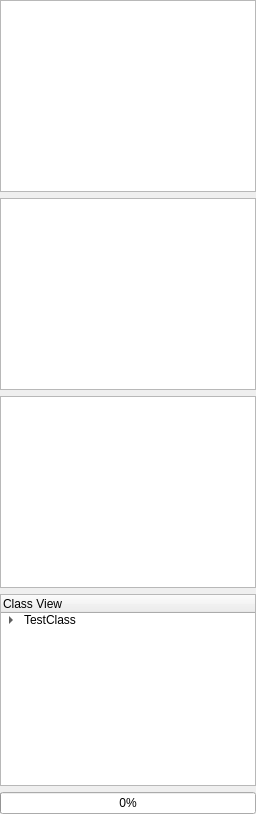
      <widget class="QWidget" name="pageProject">
       <layout class="QVBoxLayout" name="verticalLayout_2">
        <property name="leftMargin">
         <number>0</number>
        </property>
        <property name="topMargin">
         <number>0</number>
        </property>
        <property name="rightMargin">
         <number>0</number>
        </property>
        <property name="bottomMargin">
         <number>0</number>
        </property>
        <item>
         <widget class="ToDoTableView" name="toDoTableView">
          <attribute name="horizontalHeaderVisible">
           <bool>false</bool>
          </attribute>
          <attribute name="horizontalHeaderStretchLastSection">
           <bool>true</bool>
          </attribute>
          <attribute name="verticalHeaderVisible">
           <bool>false</bool>
          </attribute>
         </widget>
        </item>
        <item>
         <widget class="QTreeView" name="projectTreeView">
          <attribute name="headerStretchLastSection">
           <bool>true</bool>
          </attribute>
         </widget>
        </item>
        <item>
         <widget class="RequirementTreeView" name="specificationView"/>
        </item>
        <item>
         <widget class="QTreeWidget" name="treeClassView">
          <column>
           <property name="text">
            <string>Class View</string>
           </property>
          </column>
          <item>
           <property name="text">
            <string>TestClass</string>
           </property>
           <property name="icon">
            <iconset resource="ui_images.qrc">
             <normaloff>:/images/toolbar_images/folder.png</normaloff>:/images/toolbar_images/folder.png</iconset>
           </property>
           <item>
            <property name="text">
             <string>gender</string>
            </property>
            <item>
             <property name="text">
              <string>FEMALE int</string>
             </property>
            </item>
            <item>
             <property name="text">
              <string>MALE int</string>
             </property>
            </item>
           </item>
           <item>
            <property name="text">
             <string>Student</string>
            </property>
            <property name="icon">
             <iconset resource="ui_images.qrc">
              <normaloff>:/images/toolbar_images/class.svg</normaloff>:/images/toolbar_images/class.svg</iconset>
            </property>
            <item>
             <property name="text">
              <string>Student(std::string, int)</string>
             </property>
             <property name="icon">
              <iconset resource="ui_images.qrc">
               <normaloff>:/images/toolbar_images/memberfunc.svg</normaloff>:/images/toolbar_images/memberfunc.svg</iconset>
             </property>
            </item>
            <item>
             <property name="text">
              <string>calculateAgerage() const</string>
             </property>
             <property name="icon">
              <iconset resource="ui_images.qrc">
               <normaloff>:/images/toolbar_images/memberfunc.svg</normaloff>:/images/toolbar_images/memberfunc.svg</iconset>
             </property>
            </item>
            <item>
             <property name="text">
              <string>displayInfo() const</string>
             </property>
             <property name="icon">
              <iconset resource="ui_images.qrc">
               <normaloff>:/images/toolbar_images/memberfunc.svg</normaloff>:/images/toolbar_images/memberfunc.svg</iconset>
             </property>
            </item>
            <item>
             <property name="text">
              <string>age int</string>
             </property>
            </item>
            <item>
             <property name="text">
              <string>grades double[]</string>
             </property>
            </item>
            <item>
             <property name="text">
              <string>name std::string</string>
             </property>
            </item>
           </item>
           <item>
            <property name="text">
             <string>initialize(StringList&lt;Student&gt;)</string>
            </property>
           </item>
           <item>
            <property name="text">
             <string>main()</string>
            </property>
           </item>
           <item>
            <property name="text">
             <string>studentNum const int</string>
            </property>
           </item>
          </item>
         </widget>
        </item>
        <item>
         <widget class="QProgressBar" name="progressBar">
          <property name="value">
           <number>0</number>
          </property>
         </widget>
        </item>
       </layout>
      </widget>
